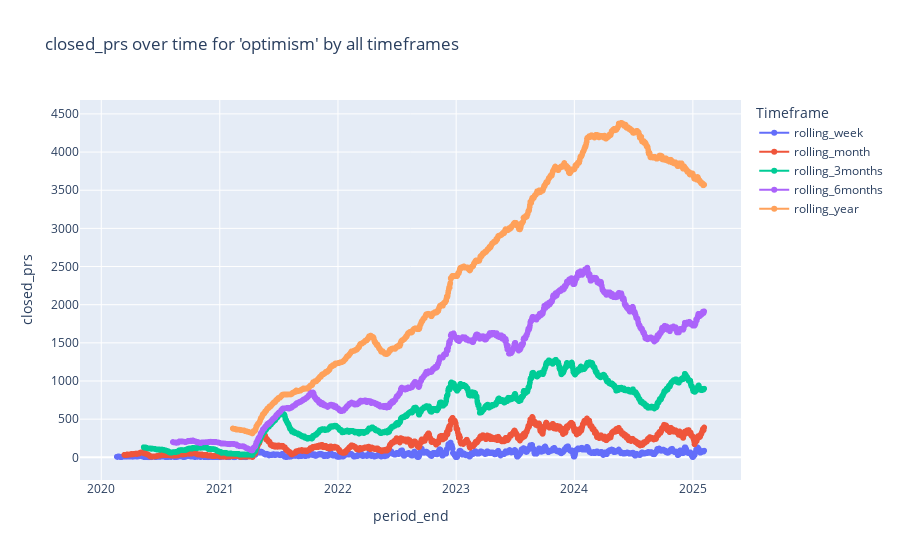

Notebook code cell kept with this figure:
### Markdown cell above
## Visualizations

### Code cell
import polars as pl
import plotly.express as px

def plot_repo_metric_over_time(
    combined_df: pl.DataFrame,
    repo_name: str,
    metric: str,
    x_axis: str = "period_start",
    markers: bool = True
) -> None:
    """
    Plot a single metric for one repo, across all rolling timeframes (e.g. 'rolling_week',
    'rolling_month', etc.), in a single timeseries chart.

    Args:
        combined_df: Polars DataFrame containing rows for multiple period_type 
                     (e.g. 'rolling_week', 'rolling_month', etc.). 
                     Must have columns:
                       - 'repo' (String)
                       - 'period_start' (Datetime)
                       - 'period_type' (String; e.g. 'rolling_30d' or 'rolling_week')
                       - <metric> (the numeric column to plot)
        repo_name: The repo to filter on (e.g. 'optimism', 'supersim', etc.)
        metric: The numeric column to plot (e.g. 'new_prs', 'total_comments')
        x_axis: Column name to use for the time axis (default: 'period_start')
        markers: Whether to show markers on the line chart (default: True)
    """
    # 1) Filter for the selected repo
    df_pd = (
        combined_df
        .filter(pl.col("repo") == repo_name)
        .sort([x_axis, "period_type"])
        .select(["period_type", x_axis, metric])
        .to_pandas()
    )

    # 2) Plot a single figure with color='period_type'
    fig = px.line(
        df_pd,
        x=x_axis,
        y=metric,
        color="period_type",
        title=f"{metric} over time for '{repo_name}' by all timeframes",
        markers=markers
    )

    fig.update_layout(
        xaxis_title=x_axis,
        yaxis_title=metric,
        legend_title="Timeframe"
    )
    fig.show()

plot_repo_metric_over_time(
    combined_df=detailed_metrics,
    repo_name="optimism",
    metric="closed_prs",
    x_axis="period_end",
    markers=True
)

### Figure 1 — Plotly figure (JSON) as saved in the notebook; plotly's stock layout.template omitted (floating-point values rounded to 4 significant figures; data arrays with more than 128 entries replaced by an {"elided": "..."} marker saying what was removed)
{"data": [{"hovertemplate": "period_type=rolling_week<br>period_end=%{x}<br>closed_prs=%{y}<extra></extra>", "legendgroup": "rolling_week", "line": {"color": "#636efa", "dash": "solid"}, "marker": {"symbol": "circle"}, "mode": "lines+markers", "name": "rolling_week", "showlegend": true, "type": "scattergl", "x": {"elided": "1764 str values"}, "xaxis": "x", "y": {"elided": "1764 int values"}, "yaxis": "y"}, {"hovertemplate": "period_type=rolling_month<br>period_end=%{x}<br>closed_prs=%{y}<extra></extra>", "legendgroup": "rolling_month", "line": {"color": "#EF553B", "dash": "solid"}, "marker": {"symbol": "circle"}, "mode": "lines+markers", "name": "rolling_month", "showlegend": true, "type": "scattergl", "x": {"elided": "1792 str values"}, "xaxis": "x", "y": {"elided": "1792 int values"}, "yaxis": "y"}, {"hovertemplate": "period_type=rolling_3months<br>period_end=%{x}<br>closed_prs=%{y}<extra></extra>", "legendgroup": "rolling_3months", "line": {"color": "#00cc96", "dash": "solid"}, "marker": {"symbol": "circle"}, "mode": "lines+markers", "name": "rolling_3months", "showlegend": true, "type": "scattergl", "x": {"elided": "1732 str values"}, "xaxis": "x", "y": {"elided": "1732 int values"}, "yaxis": "y"}, {"hovertemplate": "period_type=rolling_6months<br>period_end=%{x}<br>closed_prs=%{y}<extra></extra>", "legendgroup": "rolling_6months", "line": {"color": "#ab63fa", "dash": "solid"}, "marker": {"symbol": "circle"}, "mode": "lines+markers", "name": "rolling_6months", "showlegend": true, "type": "scattergl", "x": {"elided": "1642 str values"}, "xaxis": "x", "y": {"elided": "1642 int values"}, "yaxis": "y"}, {"hovertemplate": "period_type=rolling_year<br>period_end=%{x}<br>closed_prs=%{y}<extra></extra>", "legendgroup": "rolling_year", "line": {"color": "#FFA15A", "dash": "solid"}, "marker": {"symbol": "circle"}, "mode": "lines+markers", "name": "rolling_year", "showlegend": true, "type": "scattergl", "x": {"elided": "1457 str values"}, "xaxis": "x", "y": {"elided": "1457 int values"}, "yaxis": "y"}], "layout": {"legend": {"title": {"text": "Timeframe"}, "tracegroupgap": 0}, "title": {"text": "closed_prs over time for 'optimism' by all timeframes"}, "xaxis": {"anchor": "y", "domain": [0, 1], "title": {"text": "period_end"}}, "yaxis": {"anchor": "x", "domain": [0, 1], "title": {"text": "closed_prs"}}}}
